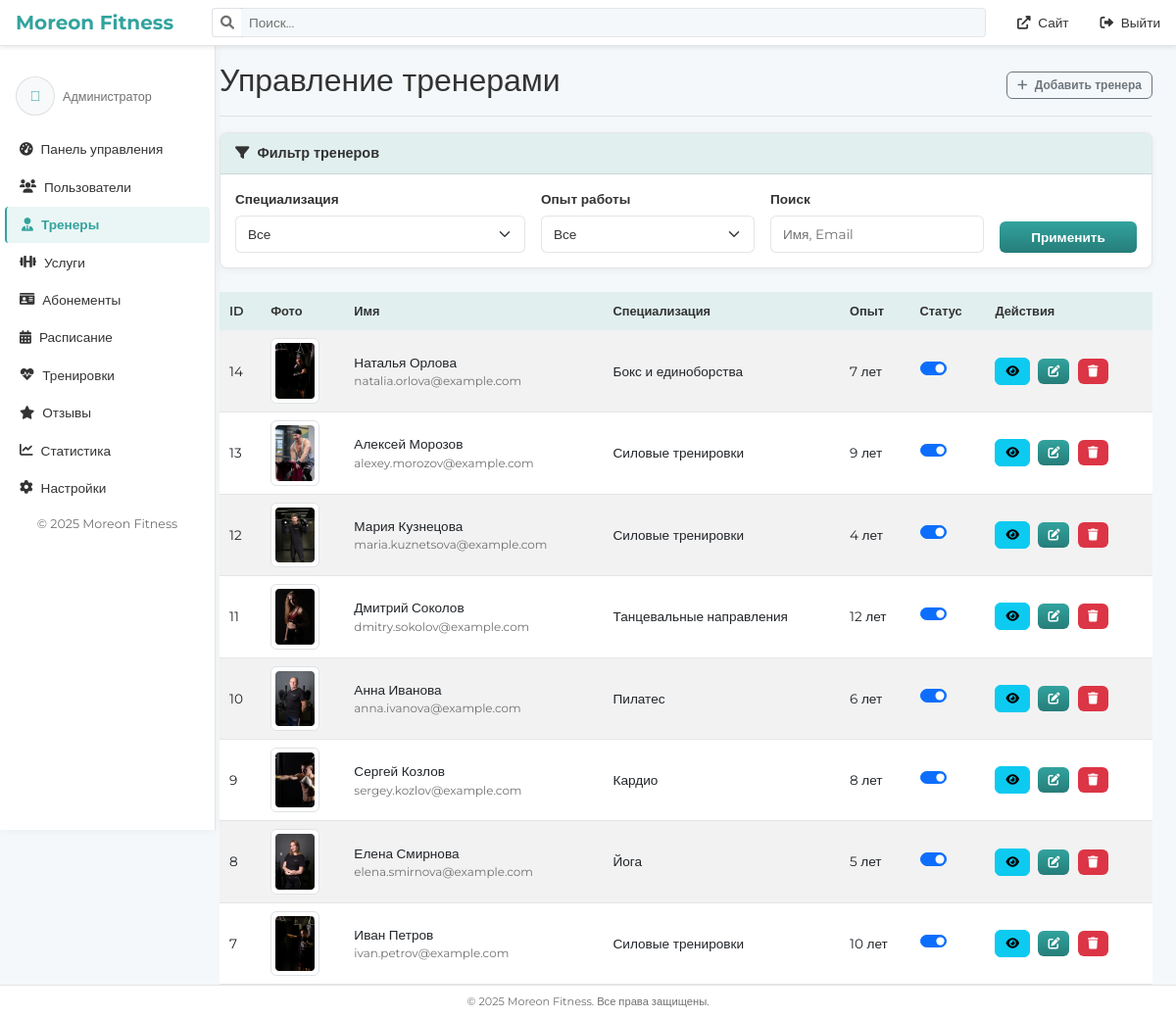
The app's page /admin/trainers.php (signed in), older data.
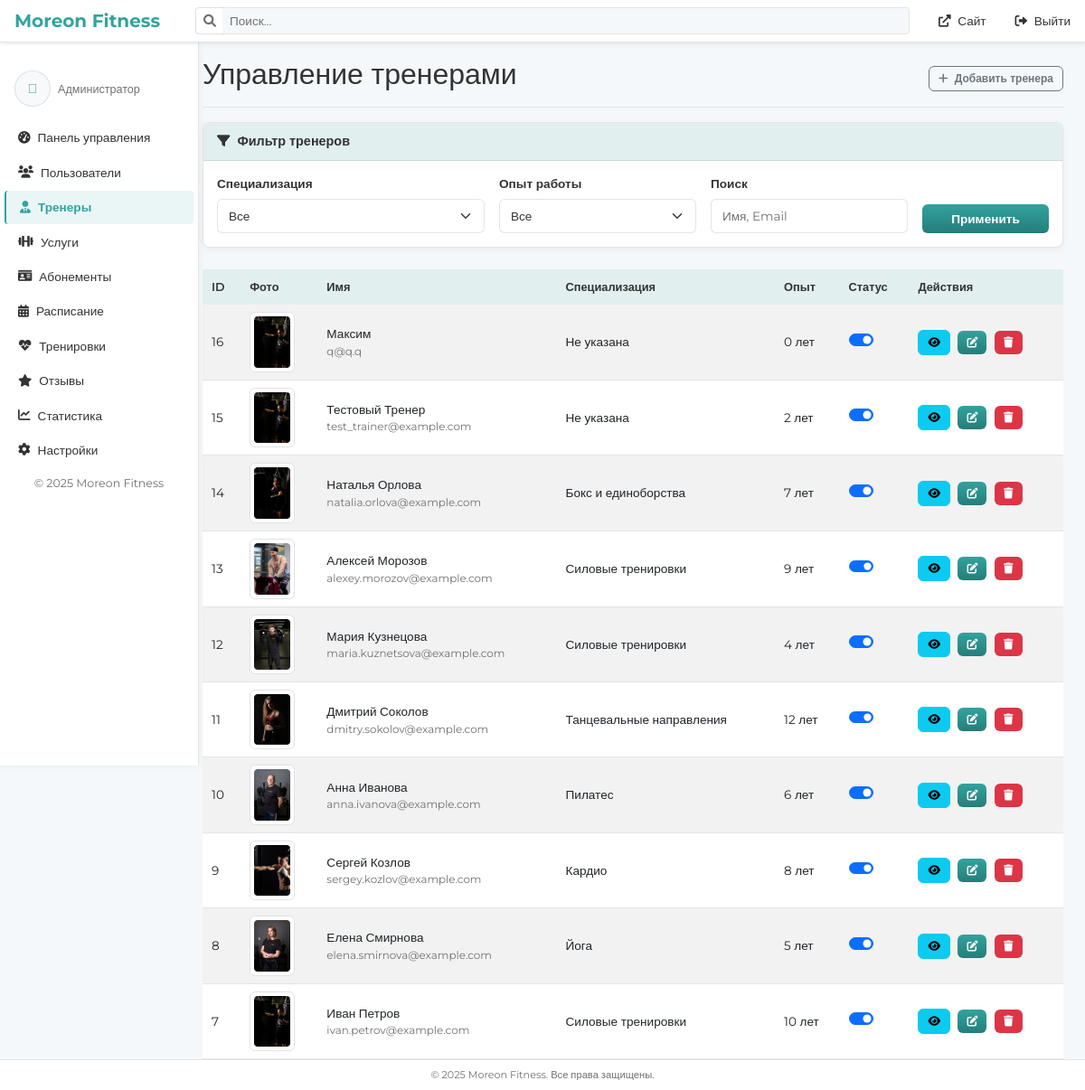
The same page, newer data.
### tables this page shows
CREATE TABLE `trainers` (
  `id` int NOT NULL,
  `user_id` int DEFAULT NULL,
  `experience_years` int DEFAULT NULL,
  `bio` text,
  `photo_url` varchar(255) DEFAULT NULL,
  `achievements` text,
  `is_active` tinyint(1) DEFAULT '1',
  `created_at` timestamp NULL DEFAULT CURRENT_TIMESTAMP,
  `updated_at` timestamp NULL DEFAULT CURRENT_TIMESTAMP ON UPDATE CURRENT_TIMESTAMP
);

CREATE TABLE `users` (
  `id` int NOT NULL,
  `email` varchar(255) NOT NULL,
  `password_hash` varchar(255) NOT NULL,
  `role` enum('admin','manager','trainer','user') NOT NULL DEFAULT 'user',
  `first_name` varchar(100) NOT NULL,
  `last_name` varchar(100) NOT NULL,
  `phone` varchar(20) DEFAULT NULL,
  `birthdate` date DEFAULT NULL,
  `gender` enum('male','female') DEFAULT NULL,
  `avatar_url` varchar(255) DEFAULT NULL,
  `height` int DEFAULT NULL,
  `weight` float DEFAULT NULL,
  `is_active` tinyint(1) DEFAULT '1',
  `last_login` timestamp NULL DEFAULT NULL,
  `created_at` timestamp NULL DEFAULT CURRENT_TIMESTAMP,
  `updated_at` timestamp NULL DEFAULT CURRENT_TIMESTAMP ON UPDATE CURRENT_TIMESTAMP
);

### admin/trainers.php (the view, shortened to what the rows shown need)
<?php
require_once('includes/auth_check.php');
$page = isset($_GET['page']) ? (int)$_GET['page'] : 1;
$perPage = 10;
$offset = ($page - 1) * $perPage;
$whereClause = '';
$trainersSql = "
    SELECT t.*, u.first_name, u.last_name, u.email,
           (SELECT s.name FROM specializations s
            JOIN trainer_specializations ts ON s.id = ts.specialization_id
            WHERE ts.trainer_id = t.id LIMIT 1) as specialization_name
    FROM trainers t
    LEFT JOIN users u ON t.user_id = u.id
    LEFT JOIN trainer_specializations ts ON t.id = ts.trainer_id
    $whereClause
    GROUP BY t.id, u.first_name, u.last_name, u.email
    ORDER BY t.id DESC
    LIMIT :offset, :perPage
";
$trainersStmt = $pdo->prepare($trainersSql);
$trainersStmt->bindParam(':offset', $offset, PDO::PARAM_INT);
$trainersStmt->bindParam(':perPage', $perPage, PDO::PARAM_INT);
$trainersStmt->execute();
$trainers = $trainersStmt->fetchAll();
include 'includes/header.php';
?>
<div class="container-fluid">
    <div class="row">
        <main class="col-md-9 ms-sm-auto col-lg-10 px-md-4">
            <div class="d-flex justify-content-between flex-wrap flex-md-nowrap align-items-center pt-3 pb-2 mb-3 border-bottom">
                <h1 class="h2">Управление тренерами</h1>
            </div>
            <div class="table-responsive">
                <table class="table table-striped table-hover">
                    <thead>
                        <tr>
                            <th>ID</th>
                            <th>Фото</th>
                            <th>Имя</th>
                            <th>Специализация</th>
                            <th>Опыт</th>
                            <th>Статус</th>
                            <th>Действия</th>
                        </tr>
                    </thead>
                    <tbody>
                        <?php foreach ($trainers as $trainer): ?>
                        <tr>
                            <td><?= htmlspecialchars($trainer['id']) ?></td>
                            <td>
                                <?php if (!empty($trainer['photo_url'])): ?>
                                    <img src="../<?= htmlspecialchars($trainer['photo_url']) ?>" alt="Фото тренера" class="img-thumbnail" width="50">
                                <?php else: ?>
                                    <img src="../assets/img/trainers/default.jpg" alt="Фото по умолчанию" class="img-thumbnail" width="50">
                                <?php endif; ?>
                            </td>
                            <td>
                                <?= htmlspecialchars(($trainer['first_name'] ?? '') . ' ' . ($trainer['last_name'] ?? '')) ?>
                                <div class="small text-muted"><?= htmlspecialchars($trainer['email'] ?? '') ?></div>
                            </td>
                            <td><?= htmlspecialchars($trainer['specialization_name'] ?? 'Не указана') ?></td>
                            <td><?= isset($trainer['experience_years']) ? htmlspecialchars($trainer['experience_years']) . ' лет' : '' ?></td>
                            <td>
                                <div class="form-check form-switch">
                                    <input class="form-check-input status-toggle" type="checkbox"
                                        data-trainer-id="<?= $trainer['id'] ?>"
                                        <?= $trainer['is_active'] ? 'checked' : '' ?>>
                                </div>
                            </td>
                            <td class="action-buttons">
                                <button type="button" class="btn btn-sm btn-info view-trainer" data-bs-toggle="modal" data-bs-target="#viewTrainerModal" data-trainer-id="<?= $trainer['id'] ?>">
                                    <i class="fas fa-eye"></i>
                                </button>
                                <button type="button" class="btn btn-sm btn-primary edit-trainer" data-bs-toggle="modal" data-bs-target="#editTrainerModal" data-trainer-id="<?= $trainer['id'] ?>">
                                    <i class="fas fa-edit"></i>
                                </button>
                                <button type="button" class="btn btn-sm btn-danger" data-bs-toggle="modal" data-bs-target="#deleteTrainerModal" data-trainer-id="<?= $trainer['id'] ?>">
                                    <i class="fas fa-trash"></i>
                                </button>
                            </td>
                        </tr>
                        <?php endforeach; ?>
                    </tbody>
                </table>
            </div>
        </main>
    </div>
</div>
<?php include 'includes/footer.php'; ?>

Row changes from the older to the newer data that the page shows:
added trainers: id "16", user.last_name "Максим", user.email "q@q.q", specialization_name "Не указана", experience_years "0", is_active "☑"
added trainers: id "15", user.last_name "Тестовый Тренер", user.email "test_trainer@example.com", specialization_name "Не указана", experience_years "2", is_active "☑"
